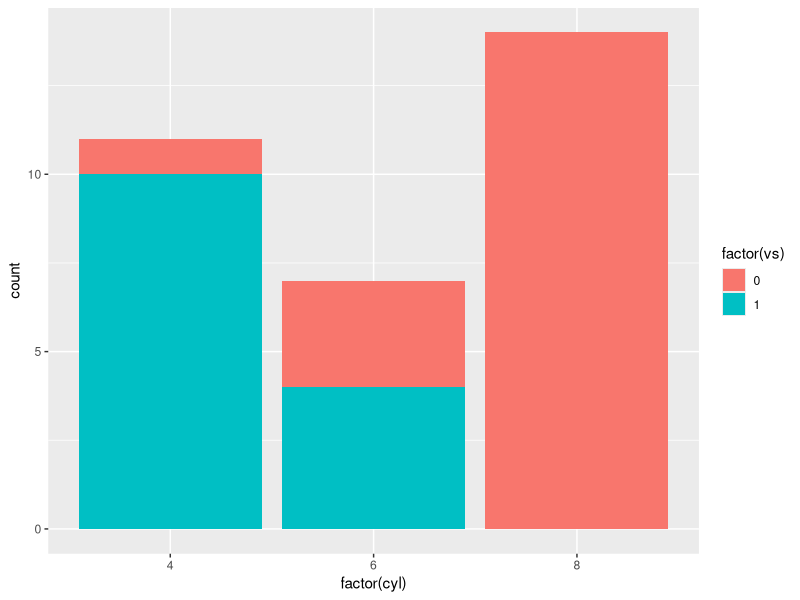
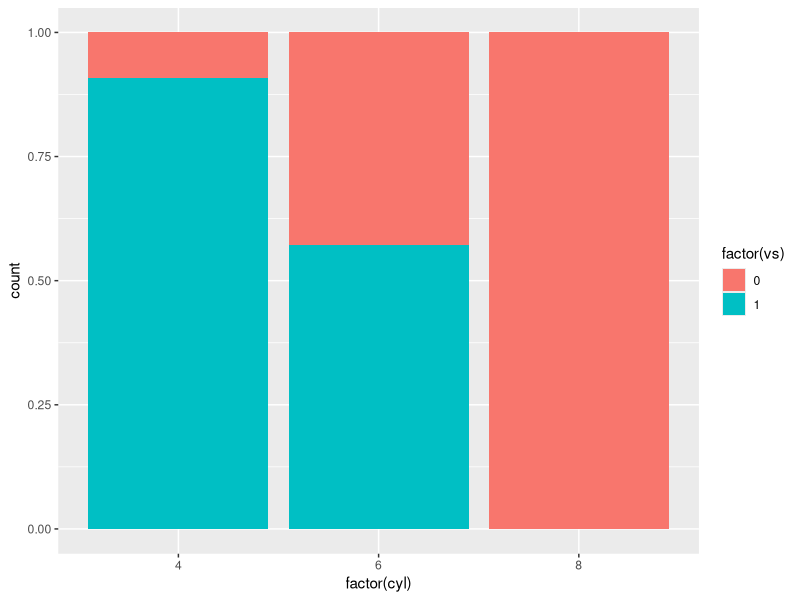
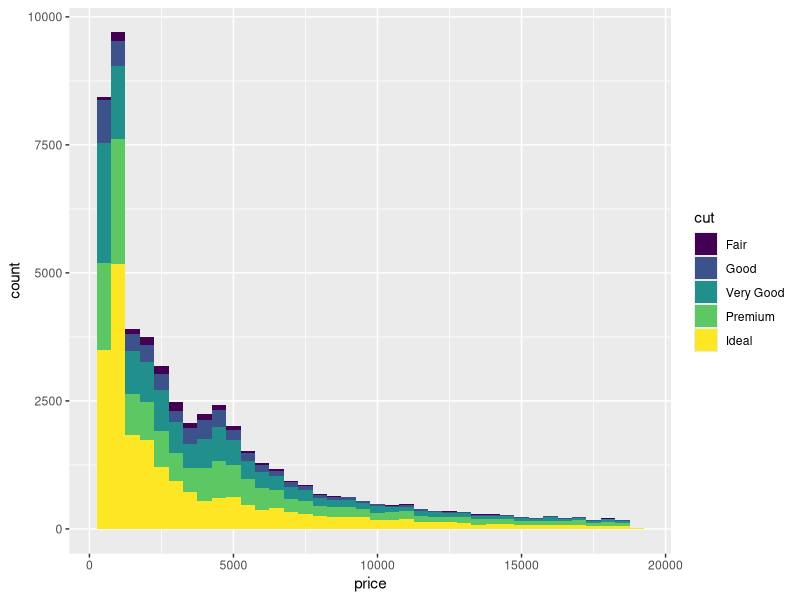
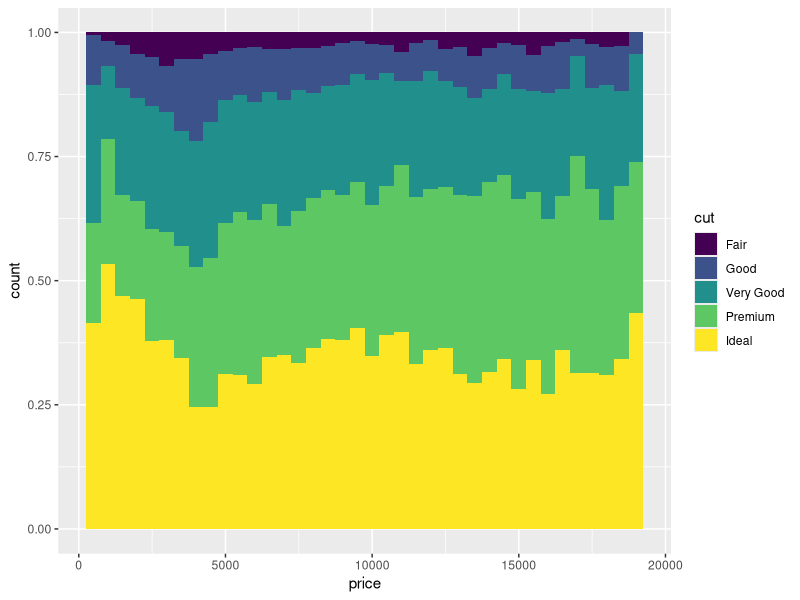
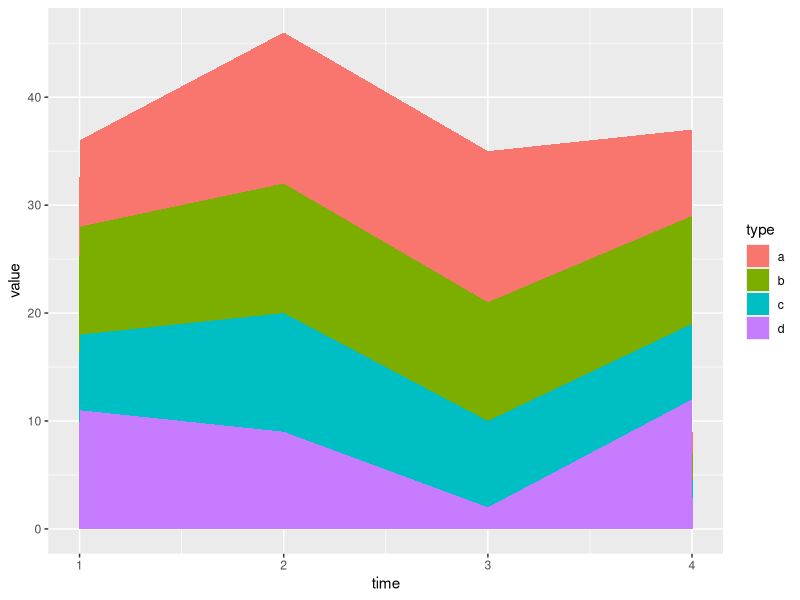
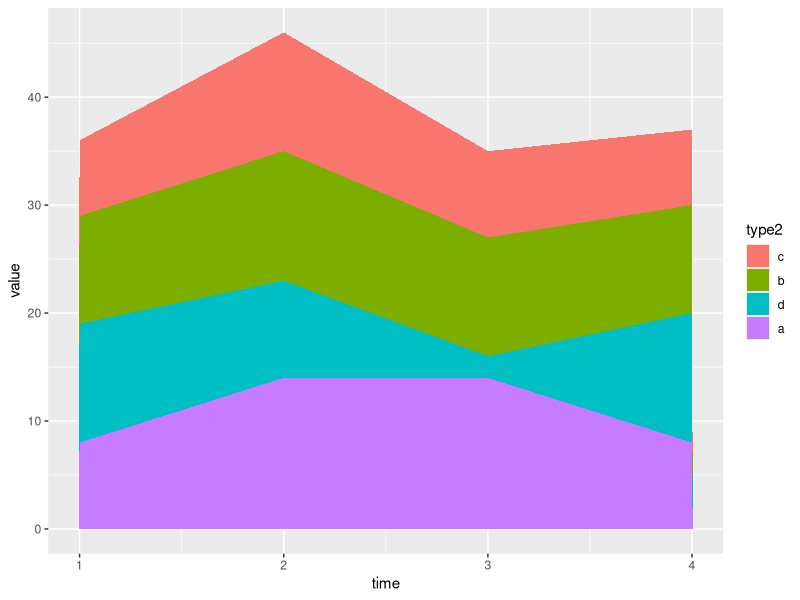
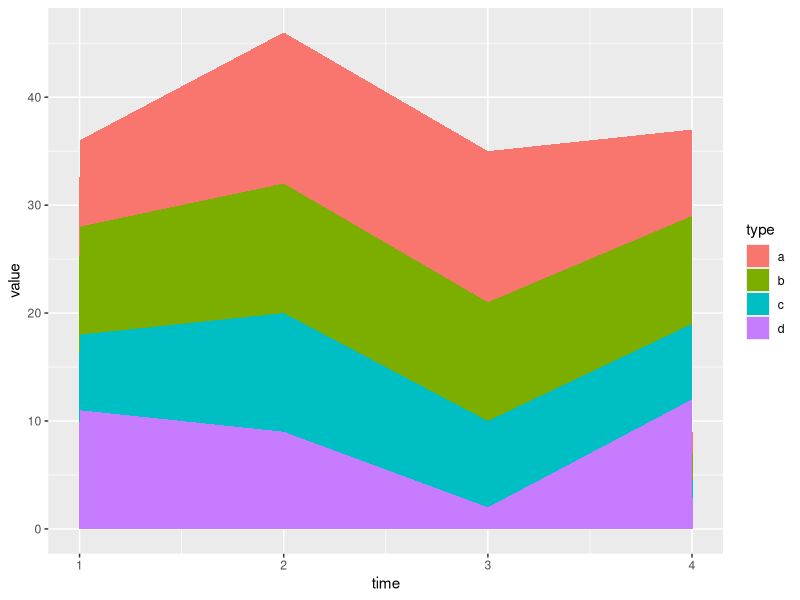
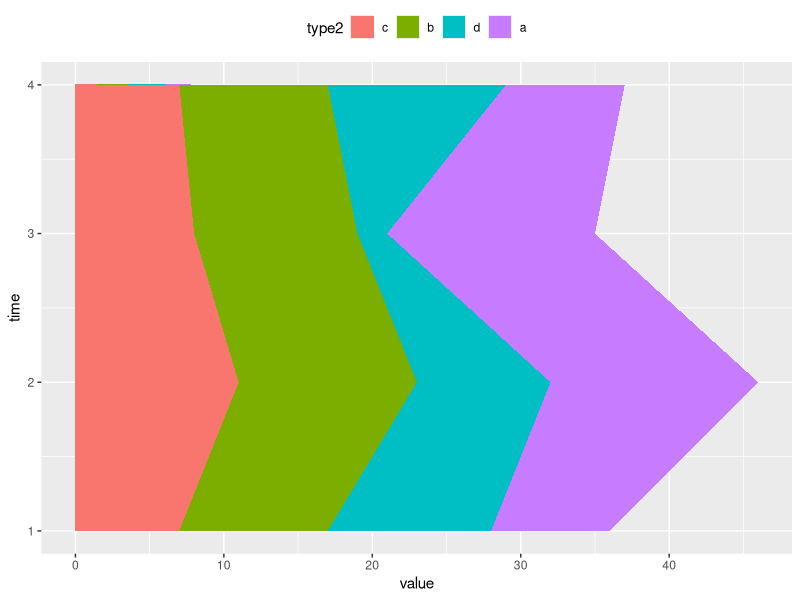

These figures' R source, in order:
# r2py crawler metadata
# package: ggplot2
# source_type: rd_example
# topic: position_stack.Rd
# source_file: C:\Users\bened\AppData\Local\R\win-library\4.5\ggplot2\help
# lines: 87

suppressPackageStartupMessages(library(ggplot2))
# Stacking and filling ------------------------------------------------------

# Stacking is the default behaviour for most area plots.
# Fill makes it easier to compare proportions
ggplot(mtcars, aes(factor(cyl), fill = factor(vs))) +
  geom_bar()
ggplot(mtcars, aes(factor(cyl), fill = factor(vs))) +
  geom_bar(position = "fill")

ggplot(diamonds, aes(price, fill = cut)) +
  geom_histogram(binwidth = 500)
ggplot(diamonds, aes(price, fill = cut)) +
  geom_histogram(binwidth = 500, position = "fill")

# Stacking is also useful for time series
set.seed(1)
series <- data.frame(
  time = c(rep(1, 4),rep(2, 4), rep(3, 4), rep(4, 4)),
  type = rep(c('a', 'b', 'c', 'd'), 4),
  value = rpois(16, 10)
)
ggplot(series, aes(time, value)) +
  geom_area(aes(fill = type))

# Stacking order ------------------------------------------------------------
# The stacking order is carefully designed so that the plot matches
# the legend.

# You control the stacking order by setting the levels of the underlying
# factor. See the forcats package for convenient helpers.
series$type2 <- factor(series$type, levels = c('c', 'b', 'd', 'a'))
ggplot(series, aes(time, value)) +
  geom_area(aes(fill = type2))

# You can change the order of the levels in the legend using the scale
ggplot(series, aes(time, value)) +
  geom_area(aes(fill = type)) +
  scale_fill_discrete(breaks = c('a', 'b', 'c', 'd'))

# If you've flipped the plot, use reverse = TRUE so the levels
# continue to match
ggplot(series, aes(time, value)) +
  geom_area(aes(fill = type2), position = position_stack(reverse = TRUE)) +
  coord_flip() +
  theme(legend.position = "top")

# Non-area plots ------------------------------------------------------------

# When stacking across multiple layers it's a good idea to always set
# the `group` aesthetic in the ggplot() call. This ensures that all layers
# are stacked in the same way.
ggplot(series, aes(time, value, group = type)) +
  geom_line(aes(colour = type), position = "stack") +
  geom_point(aes(colour = type), position = "stack")

ggplot(series, aes(time, value, group = type)) +
  geom_area(aes(fill = type)) +
  geom_line(aes(group = type), position = "stack")

# You can also stack labels, but the default position is suboptimal.
ggplot(series, aes(time, value, group = type)) +
  geom_area(aes(fill = type)) +
  geom_text(aes(label = type), position = "stack")

# You can override this with the vjust parameter. A vjust of 0.5
# will center the labels inside the corresponding area
ggplot(series, aes(time, value, group = type)) +
  geom_area(aes(fill = type)) +
  geom_text(aes(label = type), position = position_stack(vjust = 0.5))

# Negative values -----------------------------------------------------------

df <- data.frame(
  x = rep(c("a", "b"), 2:3),
  y = c(1, 2, 1, 3, -1),
  grp = c("x", "y", "x", "y", "y")
)

ggplot(data = df, aes(x, y, group = grp)) +
  geom_col(aes(fill = grp), position = position_stack(reverse = TRUE)) +
  geom_hline(yintercept = 0)

ggplot(data = df, aes(x, y, group = grp)) +
  geom_col(aes(fill = grp)) +
  geom_hline(yintercept = 0) +
  geom_text(aes(label = grp), position = position_stack(vjust = 0.5))
